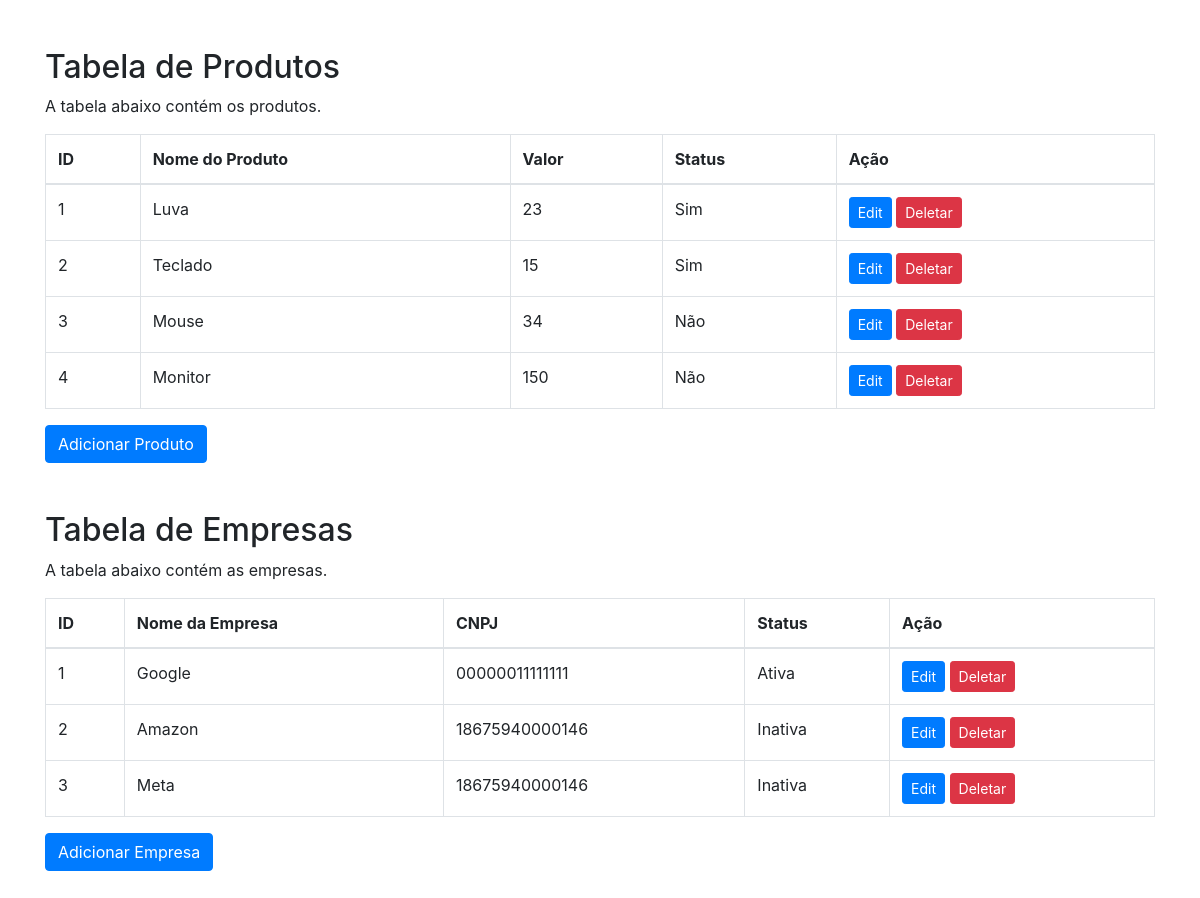
/crudphp/index.php, run on the app's committed database.
### tables this page shows
CREATE TABLE `produtos` (
  `id` int(100) NOT NULL,
  `nome` varchar(100) NOT NULL,
  `valor` int(100) NOT NULL,
  `status` enum('Sim','Não') NOT NULL
);

CREATE TABLE `empresas` (
  `id` int(100) NOT NULL,
  `nome` varchar(100) NOT NULL,
  `cnpj` bigint(14) UNSIGNED ZEROFILL NOT NULL,
  `status` enum('Ativa','Inativa') NOT NULL
);

### crudphp/index.php (the view, shortened to what this page needs)
<!doctype html>
<html lang="en">
<head>
  <link rel="stylesheet" href="https://cdn.jsdelivr.net/npm/bootstrap@4.3.1/dist/css/bootstrap.min.css">
</head>
<body>
  <?php
  $servername = "localhost";
  $username = "root";
  $password = "";
  $database = "crudphp";
  $connection = new mysqli($servername,$username,$password,$database);
  $sql_prod = "SELECT * FROM produtos";
  $result_prod = $connection->query($sql_prod);
  $sql_emp = "SELECT * FROM empresas";
  $result_emp = $connection->query($sql_emp);
  ?>
<div class="container my-5">
  <h2>Tabela de Produtos</h2>
  <p>A tabela abaixo contém os produtos.</p>
  <table class="table table-bordered">
    <thead>
      <tr>
        <th>ID</th>
        <th>Nome do Produto</th>
        <th>Valor</th>
        <th>Status</th>
        <th>Ação</th>
      </tr>
    </thead>
    <tbody>
      <?php
      while ($row = $result_prod->fetch_assoc()) {
      echo "<tr>
                <td>$row[id]</td>
                <td>$row[nome]</td>
                <td>$row[valor]</td>
                <td>$row[status]</td>
                <td>
                    <a class='btn btn-primary btn-sm' href='/crudproject/crudphp/editprod.php?id=$row[id]'>Edit</a>
                    <a class='btn btn-danger btn-sm' href='/crudproject/crudphp/deleteprod.php?id=$row[id]'> Deletar </a>
                </td>
            </tr>";
           }
      ?>
    </tbody>
  </table>
  <button onclick="location.href='criarproduto.php'" type="submit" class="btn btn-primary" name="submit">Adicionar Produto</button>
</div>
<div class="container my-5">
  <h2>Tabela de Empresas</h2>
  <p>A tabela abaixo contém as empresas.</p>
  <table class="table table-bordered">
    <thead>
      <tr>
        <th>ID</th>
        <th>Nome da Empresa</th>
        <th>CNPJ</th>
        <th>Status</th>
        <th>Ação</th>
      </tr>
    </thead>
    <tbody>
    <?php
      while ($row = $result_emp->fetch_assoc()) {
      echo "<tr>
                <td>$row[id]</td>
                <td>$row[nome]</td>
                <td>$row[cnpj]</td>
                <td>$row[status]</td>
                <td>
                <a class='btn btn-primary btn-sm' href='/crudproject/crudphp/editemp.php?id=$row[id]'>Edit</a>
                <a class='btn btn-danger btn-sm' href='/crudproject/crudphp/deleteemp.php?id=$row[id]'> Deletar </a>
                </td>
            </tr>";
           }
      ?>
    </tbody>
  </table>
  <button onclick="location.href='criarempresa.php'" type="submit" class="btn btn-primary" name="submit">Adicionar Empresa</button>
</div>
</body>
</html>

### data on the page
produtos: id "1", nome "Luva", valor "23", status "Sim"
produtos: id "2", nome "Teclado", valor "15", status "Sim"
produtos: id "3", nome "Mouse", valor "34", status "Não"
produtos: id "4", nome "Monitor", valor "150", status "Não"
empresas: id "1", nome "Google", cnpj "00000011111111", status "Ativa"
empresas: id "2", nome "Amazon", cnpj "18675940000146", status "Inativa"
empresas: id "3", nome "Meta", cnpj "18675940000146", status "Inativa"
